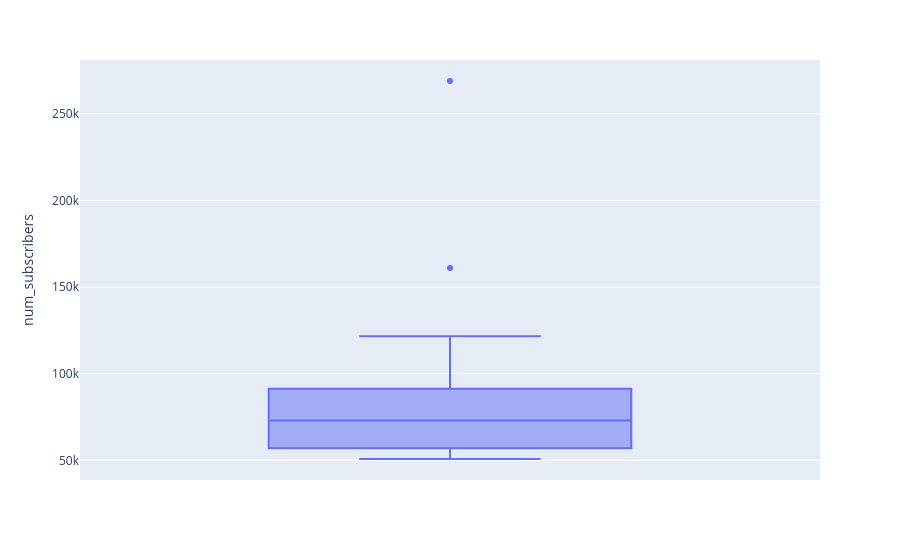

The cell this chart's notebook holds for it:
### Code cell
fig2 = px.box(filter_df, y = 'num_subscribers')
fig2.show()

### Figure 1 — Plotly figure (JSON) as saved in the notebook; plotly's stock layout.template omitted (floating-point values rounded to 4 significant figures)
{"data": [{"alignmentgroup": "True", "hovertemplate": "num_subscribers=%{y}<extra></extra>", "legendgroup": "", "marker": {"color": "#636efa"}, "name": "", "notched": false, "offsetgroup": "", "orientation": "v", "showlegend": false, "type": "box", "x0": " ", "xaxis": "x", "y": [50860.0, 56660.0, 53850.0, 101200.0, 75500.0, 98870.0, 57420.0, 69190.0, 72930.0, 268900.0, 161000.0, 73780.0, 51260.0, 121600.0, 59360.0, 79610.0, 50820.0, 83740.0, 70770.0, 73110.0], "y0": " ", "yaxis": "y"}], "layout": {"boxmode": "group", "legend": {"tracegroupgap": 0}, "margin": {"t": 60}, "xaxis": {"anchor": "y", "domain": [0, 1]}, "yaxis": {"anchor": "x", "domain": [0, 1], "title": {"text": "num_subscribers"}}}}
